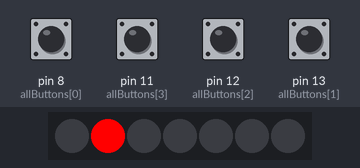
Simulated run of this sketch. Board: Arduino Uno, built with avr-gcc and run on an emulated ATmega328P. Parts: 7 RGB LEDs in strip order, left to right. The test bench sets the inputs (shaded band); at power-on: pin 8 (allButtons[0]), pin 11 (allButtons[3]), pin 12 (allButtons[2]), pin 13 (allButtons[1]) HIGH.

Above: at 1.2 s.
1.3 s: pin 11 (allButtons[3]) pulled LOW for 0.15 s
At 1.7 s:
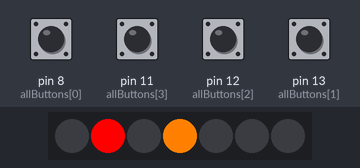
2.9 s: pin 12 (allButtons[2]) pulled LOW for 0.15 s
At 4.1 s:
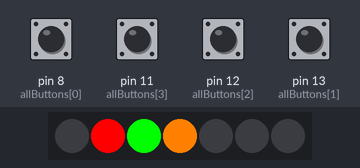
4.5 s: pin 11 (allButtons[3]) pulled LOW for 1 s
At 5.3 s:
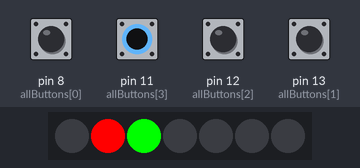
7.0 s: pin 13 (allButtons[1]) pulled LOW for 0.15 s
At 8.2 s:
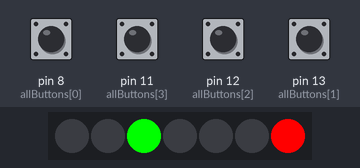
8.6 s: pin 12 (allButtons[2]) pulled LOW for 1 s
At 9.6 s:
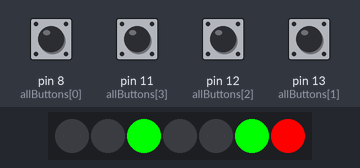
11.1 s: pin 8 (allButtons[0]) pulled LOW for 0.15 s
At 11.5 s:
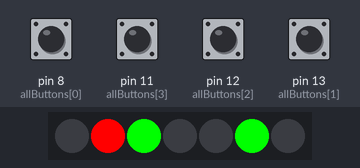
Timing chart, 0 to 13.7 s (numbered marks = the images above; inputs shaded):
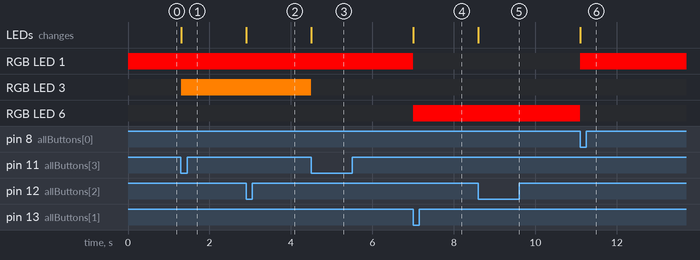

The sketch:

prototype.ino
```cpp
// 4 buttons, 6 LEDs
// - 2 buttons for lunch & dinner
// - 2 buttons to toggle days
// - 4 LEDs for 2 days worth of lunch & dinner
// - 2 LEDs to indicate which day

// include neopixel library
#include <Adafruit_NeoPixel.h>

#define LED_PIN      3
#define N_LEDS 7
#define numButtons 4
#define numOptions 2
#define numDays 2

Adafruit_NeoPixel strip = Adafruit_NeoPixel(N_LEDS, LED_PIN, NEO_GRB + NEO_KHZ800);

// option of lunch & dinner
const int allButtons[numButtons] = {8, 13, 12, 11};
const int optionButtons[numOptions] = {12, 11};
const uint32_t optionColors[numOptions] = {strip.Color(0, 255, 0),  strip.Color(255, 128, 0)};
// light up which day it is
const int dateLEDs[numDays] = {1, 6}; // M, Tu

// remember which LEDs are lit up
int ledStates[numDays][numOptions];
int date = 0;
// previous button states
int prevButtonState[numButtons] = {HIGH, HIGH, HIGH, HIGH};

void setup() {
  // begin Neopixel strip
  strip.begin();

  // set button pin modes
  for (int i = 0; i < numButtons; i += 1) {
    pinMode(allButtons[i], INPUT_PULLUP);
  }

  Serial.begin(9600);
}

void loop() {
  readButtons();
  updatePixels();
}

void readButtons() {
  // see if any are pressed
  for (int button = 0; button < numButtons; button += 1) {
    int buttonReading = digitalRead(allButtons[button]);

    if (buttonReading == LOW && buttonReading != prevButtonState[button]) {
      // if button state has changed & it's been pressed
      // (LOW because of PULLUP)

      if (button == 0) {
        // if it's back button
        date = constrain(date - 1, 0, numDays - 1);
      } else if (button == 1) {
        // if forward button
        date = constrain(date + 1, 0, numDays - 1);
      } else {
        int option = button - 2;
        ledStates[date][option] = !ledStates[date][option];
      }
    }

    // remember button state
    prevButtonState[button] = buttonReading;
  }
}

void updatePixels() {

  for (int day = 0; day < numDays; day += 1) {
    // light up correct day
    if (day == date) {
      strip.setPixelColor(dateLEDs[day], strip.Color(255, 0, 0));
    } else {
      strip.setPixelColor(dateLEDs[day], 0);
    }

    // light up correct leds
    for (int option = 0; option < numOptions; option += 1) {
      int pos = option + 2;
      if (day == 1) {
        // something weird I had to do bc of how Neopixel is wired
        pos = 5 - option;
      }
      boolean lightup = ledStates[day][option];

      if (lightup) {
        strip.setPixelColor(pos, optionColors[option]);
      } else {
        strip.setPixelColor(pos, 0);
      }
    }
  }

  strip.show();
  delay(1);
}
```

Measured:
- after the input at 1.3 s, RGB LED 3: off → RGB(255, 128, 0) at once; the LEDs: change at once (image 1)
- after the input at 2.9 s, the LEDs: change at once (image 2)
- after the input at 4.5 s, RGB LED 3: RGB(255, 128, 0) → off at once; the LEDs: change at once (image 3)
- after the input at 7.0 s, RGB LED 1: RGB(255, 0, 0) → off at once; RGB LED 6: off → RGB(255, 0, 0) at once; the LEDs: change at once (image 4)
- after the input at 8.6 s, the LEDs: change at once (image 5)
- after the input at 11.1 s, RGB LED 1: off → RGB(255, 0, 0) at once; RGB LED 6: RGB(255, 0, 0) → off at once; the LEDs: change at once (image 6)
